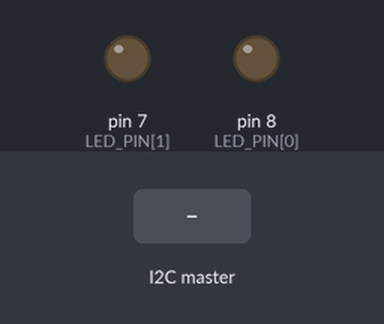
This sketch was run on a simulated Arduino Uno, built with avr-gcc and run on an emulated ATmega328P. Parts: output pins drawn as LEDs (lit = HIGH). Inputs (shaded band) come from the test bench. What the sketch prints to the serial monitor is not drawn.

Above: at 1.2 s.
1.3 s: the I2C master sends the byte 1
At 2.4 s:
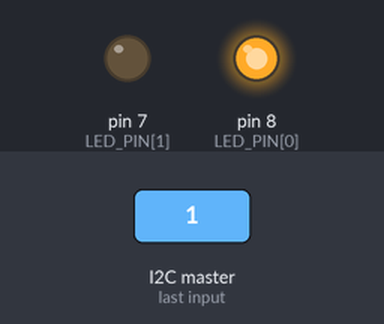
2.8 s: the I2C master sends the byte 2
At 3.6 s:
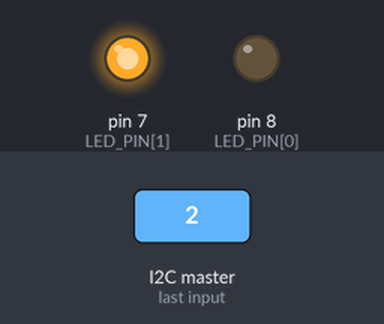
4.3 s: the I2C master sends the byte 0
At 4.7 s:
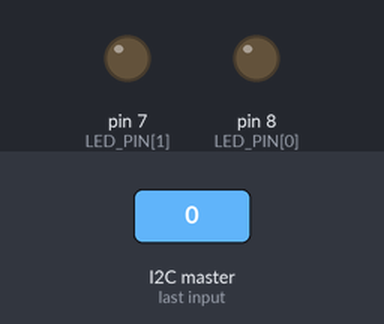
Timing chart, 0 to 7.3 s (numbered marks = the images above; inputs shaded):
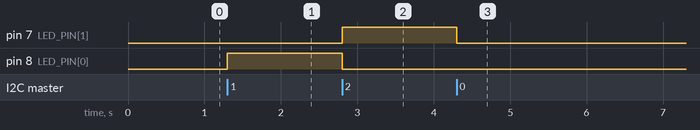

Measured:
- after the input at 1.3 s, pin 8 (LED_PIN[0]): LOW → HIGH at once
- after the input at 2.8 s, pin 7 (LED_PIN[1]): LOW → HIGH at once; pin 8 (LED_PIN[0]): HIGH → LOW at once
- after the input at 4.3 s, pin 7 (LED_PIN[1]): HIGH → LOW at once

The sketch:

i2c_slave_motion_detection_4_class_resolver.ino
```cpp
#include <Wire.h>
#define SLAVE_ADDRESS 0x12

const uint8_t LED_PIN[2] = {8, 7};

uint8_t index = 0;

void setup() {
  Serial.begin(115200);

  for (uint8_t i = 0; i < 2; ++i) {
    pinMode(LED_PIN[i], OUTPUT);
    digitalWrite(LED_PIN[i], LOW);
  }

  Wire.begin(SLAVE_ADDRESS);
  Wire.onReceive(receiveEvent);
}

void loop() {
  Serial.println(index);
  switch (index) {
    case 0:
      Serial.println("0: Idle");
      digitalWrite(LED_PIN[0], LOW);
      digitalWrite(LED_PIN[1], LOW);
      break;
    case 1:
      Serial.println("1: Cruise");
      digitalWrite(LED_PIN[0], HIGH);
      digitalWrite(LED_PIN[1], LOW);
      break;
    case 2:
      Serial.println("2: Start");
      digitalWrite(LED_PIN[0], LOW);
      digitalWrite(LED_PIN[1], HIGH);
      break;
    case 3:
      Serial.println("3: Stop");
      digitalWrite(LED_PIN[0], HIGH);
      digitalWrite(LED_PIN[1], HIGH);
      break;
    default:
      Serial.println("Unknown");
      digitalWrite(LED_PIN[0], LOW);
      digitalWrite(LED_PIN[1], LOW);
      break;
  }
}

void receiveEvent(int count) {
  while (Wire.available()) {
    index = Wire.read();
  }
}
```
